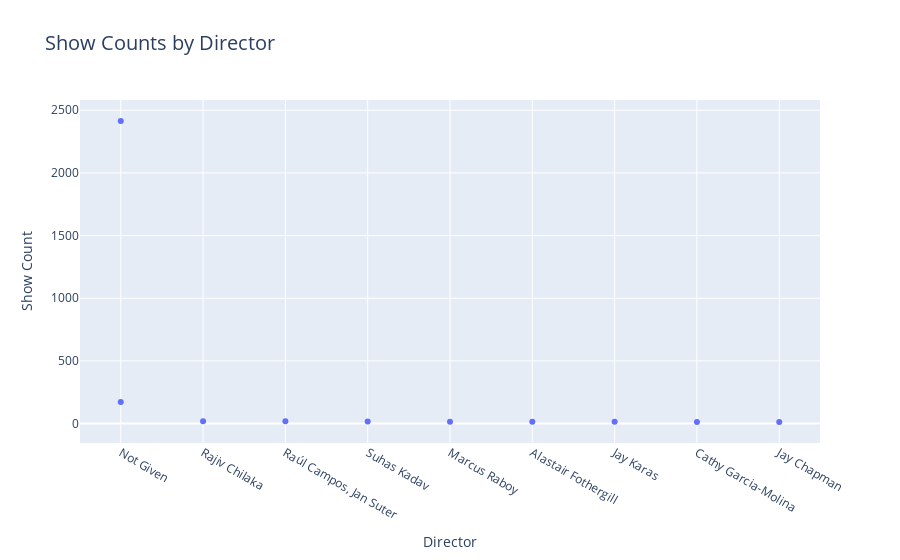

Notebook cell for this chart:
### Code cell
# Create a scatter plot for top 10 directors
scatter_fig = px.scatter(top10_directors_filtered, x='director', y='show_count',
                         labels={'director': 'Director', 'show_count': 'Show Count'},
                         title='Show Counts by Director')

# Update layout
scatter_fig.update_layout(xaxis_title='Director', yaxis_title='Show Count',
                          title_font_size=20)

# Show the plot
scatter_fig.show()

### Figure 1 — Plotly figure (JSON) as saved in the notebook; plotly's stock layout.template omitted (floating-point values rounded to 4 significant figures)
{"data": [{"hovertemplate": "Director=%{x}<br>Show Count=%{y}<extra></extra>", "legendgroup": "", "marker": {"color": "#636efa", "symbol": "circle"}, "mode": "markers", "name": "", "orientation": "v", "showlegend": false, "type": "scatter", "x": ["Not Given", "Not Given", "Rajiv Chilaka", "Raúl Campos, Jan Suter", "Suhas Kadav", "Marcus Raboy", "Alastair Fothergill", "Jay Karas", "Cathy Garcia-Molina", "Jay Chapman"], "xaxis": "x", "y": [2415, 173, 19, 18, 16, 15, 14, 14, 13, 12], "yaxis": "y"}], "layout": {"legend": {"tracegroupgap": 0}, "title": {"font": {"size": 20}, "text": "Show Counts by Director"}, "xaxis": {"anchor": "y", "domain": [0, 1], "title": {"text": "Director"}}, "yaxis": {"anchor": "x", "domain": [0, 1], "title": {"text": "Show Count"}}}}
